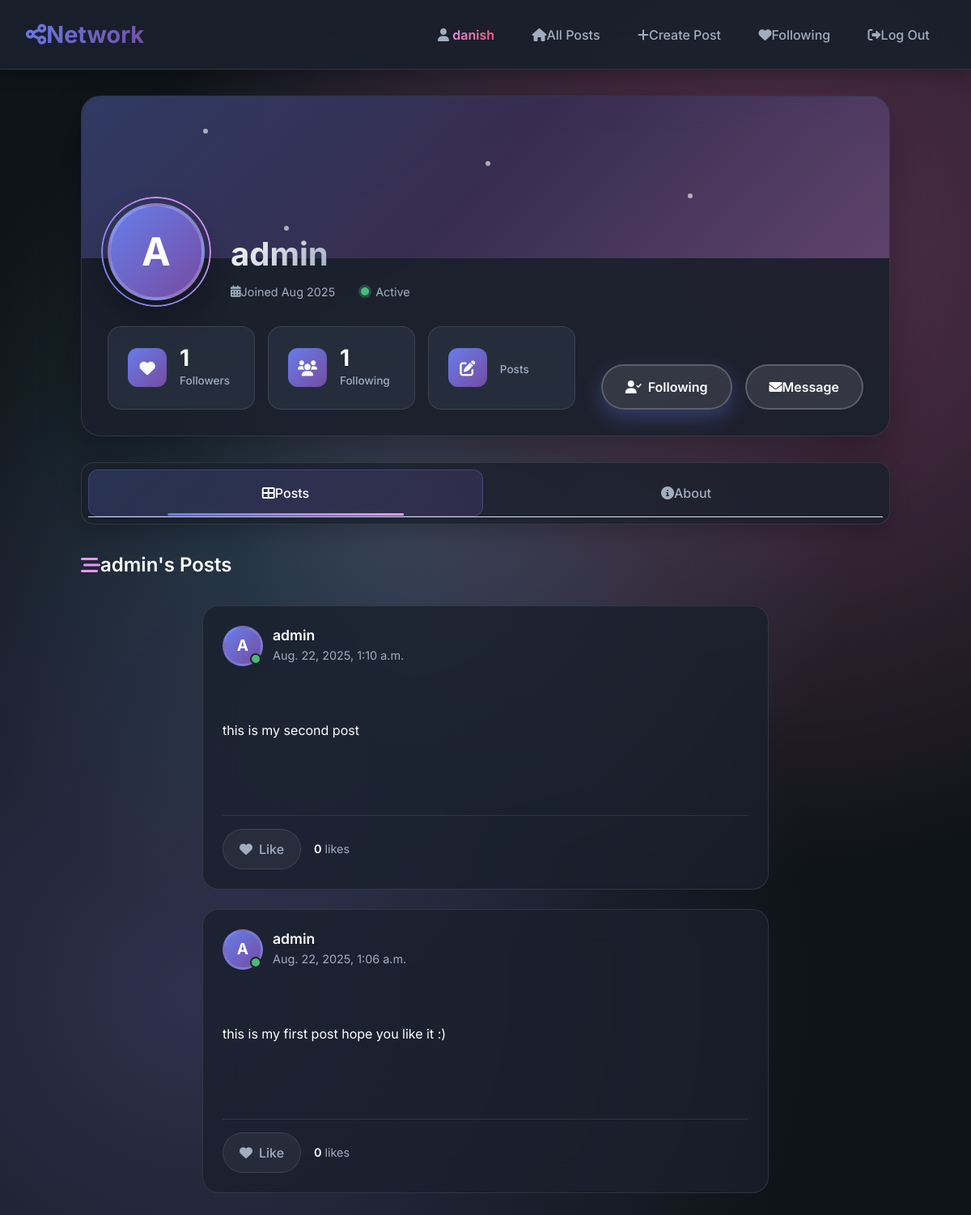
The app's page /profilePage/admin?page=2 (signed in), older data.
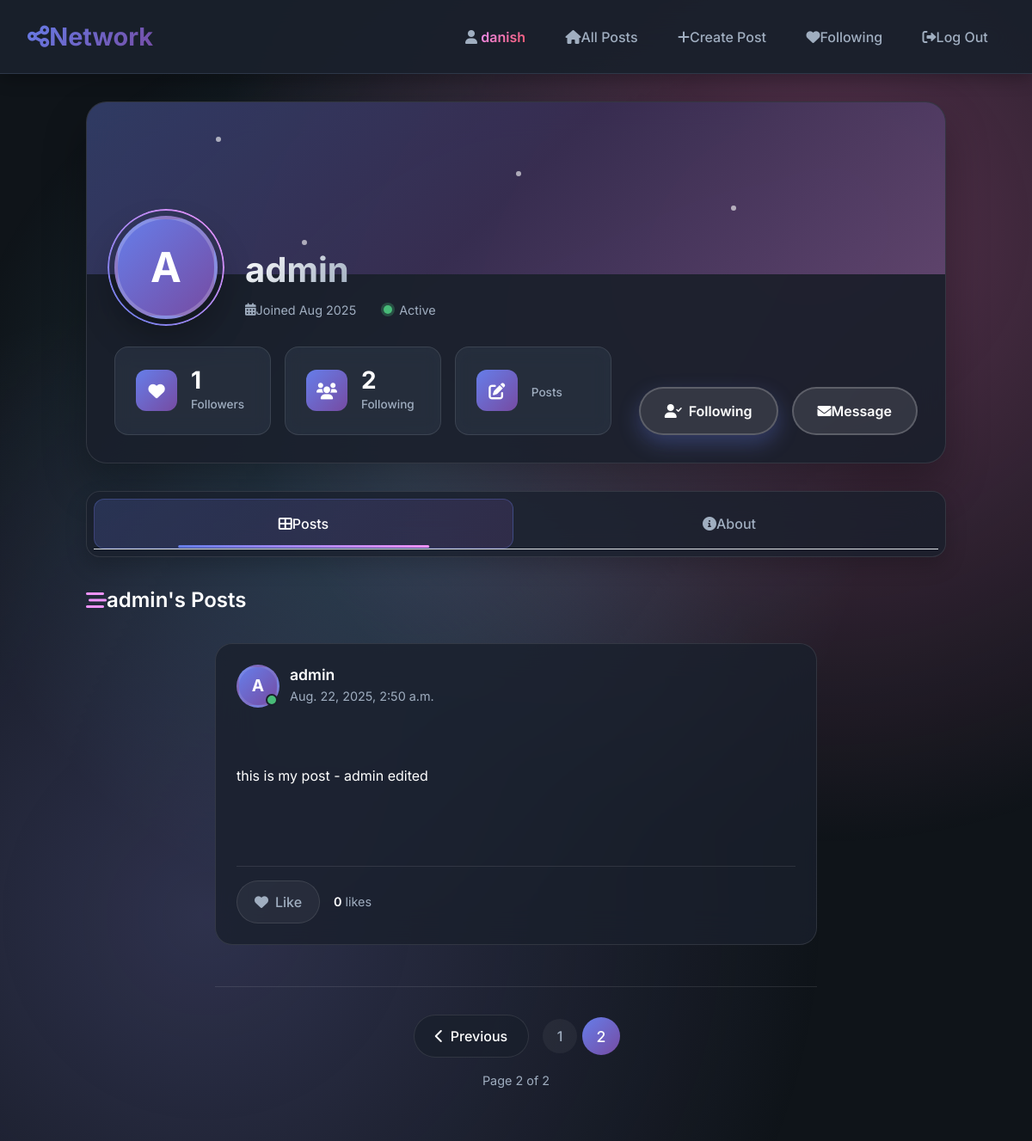
The same page, newer data.
### network/models.py (models this page shows)
class Post(models.Model):
    post_creator = models.ForeignKey(User, on_delete=models.CASCADE,related_name='posts')
    post_content = models.TextField()
    post_creation_date = models.DateTimeField(default=timezone.now)
    posts_likes = models.ManyToManyField(User,blank=True,related_name='liked_posts')

class User(AbstractUser):
    following = models.ManyToManyField(
        'self',
        symmetrical=False,
        related_name='followers'
    )

### network/views.py (the view)
# urls.py: path('profilePage/<str:username>',views.profile_page,name="profilePage"),
def profile_page(request,username):
    user = User.objects.get(username=username)
    all_posts= user.posts.order_by('-post_creation_date')
    paginator = Paginator(all_posts,10)
    page_number = request.GET.get('page')
    page_obj = paginator.get_page(page_number)
    is_following = request.user.following.filter(username=user.username).exists()
    return render(request,'network/profilepage.html',{
        'profile':user,
        'following_count':user.following.count(),
        'followers_count':user.followers.count(),
        'page_obj': page_obj,
        'is_following':is_following
    })

### network/templates/network/profilepage.html (shortened to what the changed rows need)
{% extends "network/layout.html" %}
{% load static %}
{% block body %}
<div class="profile-container">
    <div class="profile-header">
        <div class="profile-content">
            <div class="profile-avatar-section">
                <div class="profile-info">
                    <div class="profile-header-main">
                        <h1 class="profile-username">{{ profile.username }}</h1>
                    </div>
                </div>
            </div>
            <div class="profile-stats-section">
                <div class="stats-grid">
                    <div class="stat-card">
                        <div class="stat-content">
                            <div class="stat-number" id="following-count">{{ following_count }}</div>
                            <div class="stat-label">Following</div>
                        </div>
                    </div>
                </div>
            </div>
        </div>
    </div>
    <div class="profile-content-wrapper">
        <div class="tab-content active" id="posts-tab">
            <div class="posts-section">
                <div class="posts-content">
                    {% include "network/_posts_list.html" with all_posts=all_posts %}
                </div>
            </div>
        </div>
    </div>
</div>
{% endblock body %}

### network/templates/network/_posts_list.html (shortened to what this page needs)
{% load static %}
<div class="posts-feed">
  {% for post in page_obj %}
    <article class="post-card" data-post-id="{{ post.id }}">
      <div class="post-header">
        <div class="author-info">
          <div class="avatar-wrapper">
            <div class="avatar">
              {{ post.post_creator.username|first|upper }}
            </div>
            <div class="online-indicator"></div>
          </div>
          <div class="author-details">
            <h3 class="author-name">
              <a href='{% url "profilePage" username=post.post_creator.username %}'
                 class="author-link">
                {{ post.post_creator }}
              </a>
            </h3>
            <time class="post-date" datetime="{{ post.post_creation_date|date:'c' }}">
              {{ post.post_creation_date }}
            </time>
          </div>
        </div>
      </div>
      <div class="post-content">
        <div class="content-view" style="display: block;">
          <div class="post-text" id="post-content-{{ post.id }}">
            {{ post.post_content|linebreaks }}
          </div>
        </div>
      </div>
      <div class="post-actions">
        <div class="action-group">
          <button class="action-btn like-btn btn-toggle-like {% if user in post.posts_likes.all %}liked{% endif %}"
                  data-id="{{ post.id }}"
                  aria-label="{% if user in post.posts_likes.all %}Unlike{% else %}Like{% endif %} post">
            <div class="btn-content">
              <i class="fas fa-heart"></i>
              <span class="btn-text">
                {% if user in post.posts_likes.all %}Liked{% else %}Like{% endif %}
              </span>
            </div>
          </button>
          <div class="like-count">
            <span id="likes-count-{{ post.id }}" class="count-number">
              {{ post.posts_likes.count }}
            </span>
            <span class="count-label">
              {% if post.posts_likes.count == 1 %}like{% else %}likes{% endif %}
            </span>
          </div>
        </div>
      </div>
    </article>
  {% endfor %}
  {% if page_obj.paginator.num_pages > 1 %}
    <nav class="pagination-wrapper" aria-label="Posts pagination">
      <div class="pagination-container">
        {% if page_obj.has_previous %}
          <a class="pagination-btn prev-btn"
             href="?page={{ page_obj.previous_page_number }}"
             aria-label="Go to previous page">
            <i class="fas fa-chevron-left"></i>
            <span>Previous</span>
          </a>
        {% endif %}
        <div class="page-numbers">
          {% for num in page_obj.paginator.page_range %}
            {% if page_obj.number == num %}
              <span class="page-number active" aria-current="page">{{ num }}</span>
            {% else %}
              <a class="page-number" href="?page={{ num }}">{{ num }}</a>
            {% endif %}
          {% endfor %}
        </div>
      </div>
      <div class="pagination-info">
        Page {{ page_obj.number }} of {{ page_obj.paginator.num_pages }}
      </div>
    </nav>
  {% endif %}
</div>

Row changes from the older to the newer data that the page shows:
removed Post: post_creator.username|first "A", post_creator "admin", post_creation_date "Aug. 22, 2025, 1:10 a.m.", post_content "this is my second post", shows "Like", posts_likes.count "0"
removed Post: post_creator.username|first "A", post_creator "admin", post_creation_date "Aug. 22, 2025, 1:06 a.m.", post_content "this is my first post hope you like it :)", shows "Like", posts_likes.count "0"
added Post: post_creator.username|first "A", post_creator "admin", post_creation_date "Aug. 22, 2025, 2:50 a.m.", post_content "this is my post - admin edited", shows "Like", posts_likes.count "0"
Text that changed along with them:
{{ following_count }}: "1" → "2"
{{ page_obj.number }}: (not shown) → "2"
{{ page_obj.paginator.num_pages }}: (not shown) → "2"
text now shown: "Previous Page of"
new list line: "1"
new list line: "2"
